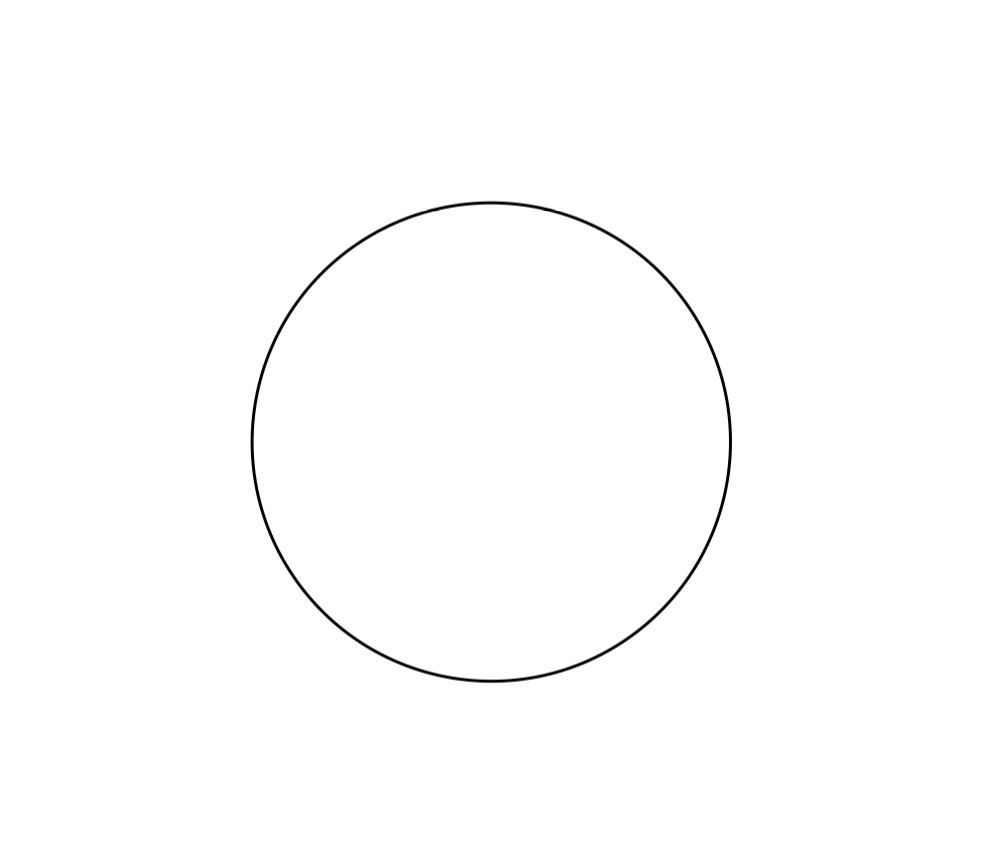
#> input picture research/image2.jpeg, 1005 x 843 px, found by its file name
$ jupyter execute compression.ipynb   (shell and % lines are left out)   (older library calls are emulated)
#> lines starting #> are read from the running program, lines starting #| are printed output that depends on the picture; after the words box and inside, x2 and y2 are one past the last pixel; in counts of white or black regions, pixels touching at a corner belong together
[cell 1]
import numpy as np
from PIL import Image
import cv2
from scipy import ndimage
from skimage import feature, filters

[cell 2]
# Import required libraries
import numpy as np
from PIL import Image
import cv2
from scipy import ndimage
from skimage import feature, filters
import matplotlib.pyplot as plt

# Utility functions for loading and displaying images
def load_and_preprocess(image_path, size=(30, 30)):
    """Load and preprocess image to grayscale."""
#> called with size = (30, 30)
    img = Image.open(image_path)
#> img is the input picture: PIL image 1005x843 RGB; min 0, max 255, mean 253.7
    img = img.convert('L')  # Convert to grayscale
#> img: PIL image 1005x843 L
    img = img.resize(size , Image.Resampling.LANCZOS)
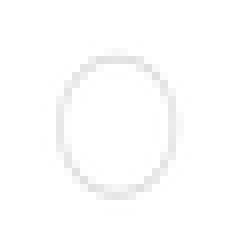
#> img: PIL image 30x30 L (shown 8 times larger); min 224, max 255, mean 253.4
    return np.array(img)

def plot_binary(binary_array, title):
    """Plot binary array using matplotlib."""
    plt.figure(figsize=(5, 5))
    plt.imshow(binary_array, cmap='binary')
    plt.title(title)
    plt.axis('off')
    plt.show()

def plot_comparison(original, binary_array, method_name):
    """Plot original and binary version side by side."""
    fig, (ax1, ax2) = plt.subplots(1, 2, figsize=(10, 5))
    ax1.imshow(original, cmap='gray')
    ax1.set_title('Original')
    ax1.axis('off')
    ax2.imshow(binary_array, cmap='binary')
    ax2.set_title(f'{method_name} Binary')
    ax2.axis('off')
    plt.show()

# Cell for different binarization methods
def simple_threshold(img, threshold=127):
    """Simple threshold-based binarization."""
    return (img > threshold).astype(int)

def adaptive_threshold(img):
    """Adaptive thresholding using local regions."""
    img_uint8 = img.astype(np.uint8)
    binary = cv2.adaptiveThreshold(
        img_uint8, 1, cv2.ADAPTIVE_THRESH_GAUSSIAN_C, cv2.THRESH_BINARY, 11, 2
    )
    return binary

def otsu_threshold(img):
    """Otsu's method for optimal thresholding."""
    img_uint8 = img.astype(np.uint8)
    _, binary = cv2.threshold(img_uint8, 0, 1, cv2.THRESH_BINARY + cv2.THRESH_OTSU)
    return binary

def edge_based(img):
    """Edge-based binarization using Canny edge detection."""
    edges = feature.canny(img/255.0, sigma=1)
    return ndimage.binary_dilation(edges).astype(int)

def gradient_based(img):
    """Gradient-based binarization using Sobel filters."""
    sobelx = cv2.Sobel(img, cv2.CV_64F, 1, 0, ksize=3)
    sobely = cv2.Sobel(img, cv2.CV_64F, 0, 1, ksize=3)
    gradient_magnitude = np.sqrt(sobelx**2 + sobely**2)
    return (gradient_magnitude > np.mean(gradient_magnitude)).astype(int)

def local_variance(img):
    """Binarization based on local variance."""
    local_var = ndimage.generic_filter(img, np.var, size=3)
    return (local_var > np.mean(local_var)).astype(int)

def dither_floyd_steinberg(img):
    """Floyd-Steinberg dithering for better detail preservation."""
    img_copy = img.astype(float)
    height, width = img_copy.shape

    for y in range(height-1):
        for x in range(width-1):
            old_pixel = img_copy[y, x]
            new_pixel = round(old_pixel/255.0) * 255
            img_copy[y, x] = new_pixel
            error = old_pixel - new_pixel

            if x < width-1:
                img_copy[y, x+1] += error * 7/16
            if y < height-1:
                if x > 0:
                    img_copy[y+1, x-1] += error * 3/16
                img_copy[y+1, x] += error * 5/16
                if x < width-1:
                    img_copy[y+1, x+1] += error * 1/16

    return (img_copy > 127).astype(int)

# Cell for processing an image with all methods
def process_image(image_path):
    # Load and show original image
    img = load_and_preprocess(image_path)
    plt.figure(figsize=(5, 5))
    plt.imshow(img, cmap='gray')
    plt.title('Original Image')
    plt.axis('off')
    plt.show()

    # Process with each method
    methods = {
        'Simple Threshold': simple_threshold,
        'Adaptive Threshold': adaptive_threshold,
        'Otsu Threshold': otsu_threshold,
        'Edge Based': edge_based,
        'Gradient Based': gradient_based,
        'Local Variance': local_variance,
        'Floyd-Steinberg Dither': dither_floyd_steinberg
    }

    # Create and display all versions
    results = {}
    for name, method in methods.items():
        binary = method(img)
        results[name] = binary
        plot_comparison(img, binary, name)
#> this loop made 7 passes
#> pass 1, in plot_comparison, `plt.show()`:
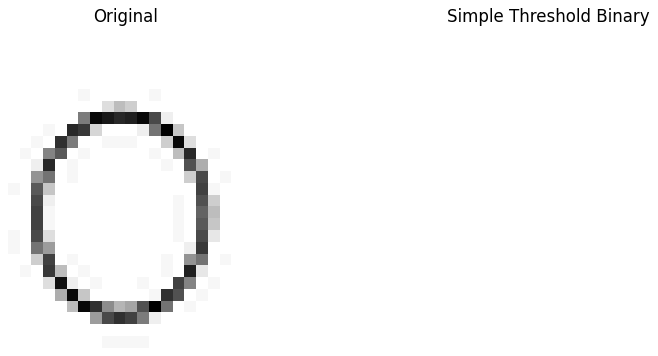
#> figure drawn by matplotlib, 2 panels
#> pass 2, in adaptive_threshold, `binary = cv2.adaptiveThreshold( img_uint8, 1, cv2.ADAPTIVE_THRESH_GAUS..`:
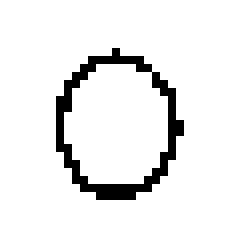
#> binary: shape (30, 30) (shown 8 times larger); values 0 (black) and 1 (white), 92.4% white; black in thin lines or dots, all inside (x1, y1, x2, y2) = (7, 6, 23, 25)
#> pass 2, in plot_comparison (call 2), `plt.show()`:
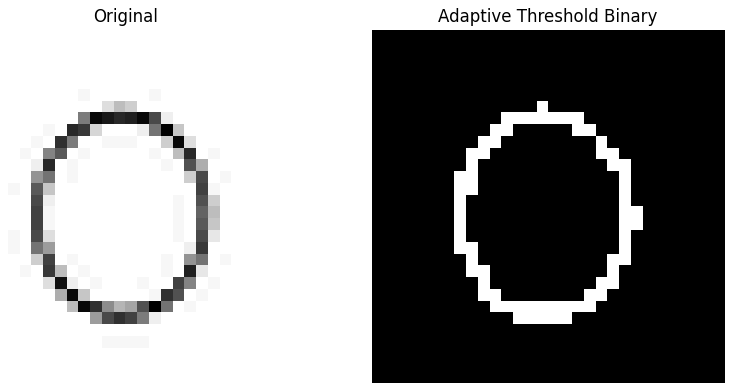
#> figure drawn by matplotlib, 2 panels
#> pass 3, in otsu_threshold, `_, binary = cv2.threshold(img_uint8, 0, 1, cv2.THRESH_BINARY + cv2.THR..`:
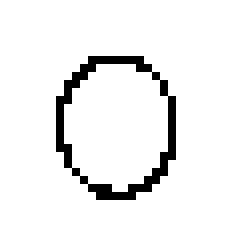
#> binary: shape (30, 30) (shown 8 times larger); values 0 (black) and 1 (white), 93.7% white; black in thin lines or dots, all inside (x1, y1, x2, y2) = (7, 7, 22, 25)
#> after the loop, results = 7 items

    return results

# Example usage cell
# Replace with your image path
image_path = "/Users/siddmittal/Documents/School/syde-capstone/research/image2.jpeg"
binary_versions = process_image(image_path)
#> binary_versions = 7 items

# Optional: Save specific version
def save_binary(binary_array, filename):
    """Save binary array as image."""
    Image.fromarray(binary_array * 255).convert('1').save(filename)

$ run again, with research/image1.jpeg copied over research/image2.jpeg
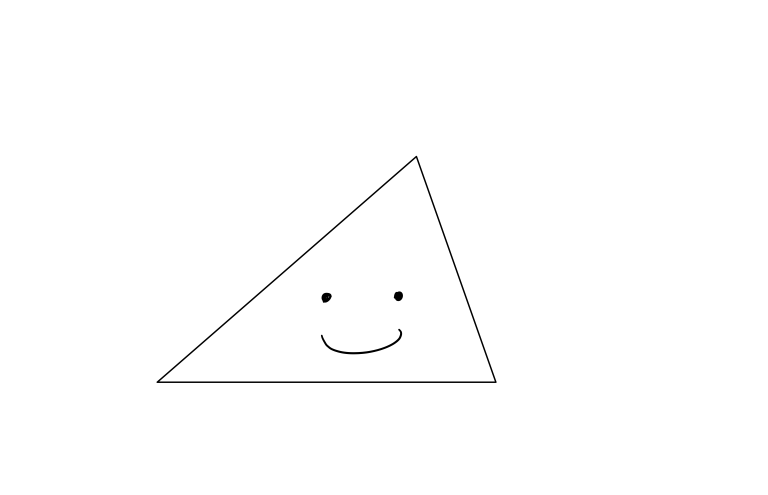
#> input picture research/image1.jpeg, 1535 x 989 px, found by its file name (shown at 1/2 size)
#> in load_and_preprocess, img is the input picture: PIL image 1535x989 RGB; min 0, max 255, mean 253.9
#> the loop in process_image, `for name, method in methods.items():` made 7 passes
#> pass 1, in plot_comparison, `plt.show()`:
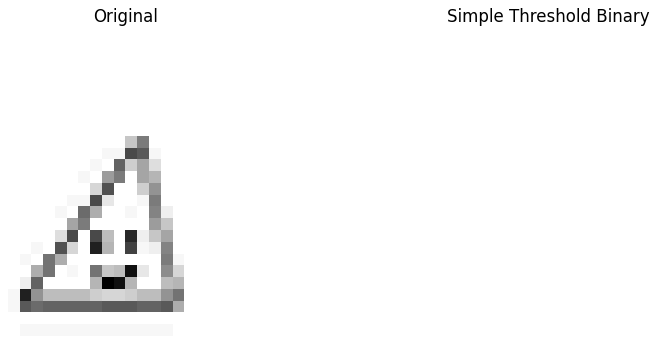
#> figure drawn by matplotlib, 2 panels
#> pass 3, in otsu_threshold, `_, binary = cv2.threshold(img_uint8, 0, 1, cv2.THRESH_BINARY + cv2.THR..`:
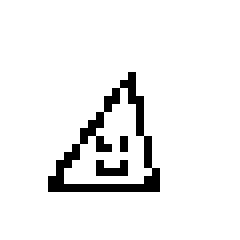
#> binary: shape (30, 30) (shown 8 times larger); values 0 (black) and 1 (white), 93.3% white; black in thin lines or dots, all inside (x1, y1, x2, y2) = (6, 9, 20, 24)
#> after the loop in process_image, `for name, method in methods.items():`: results = 7 items
